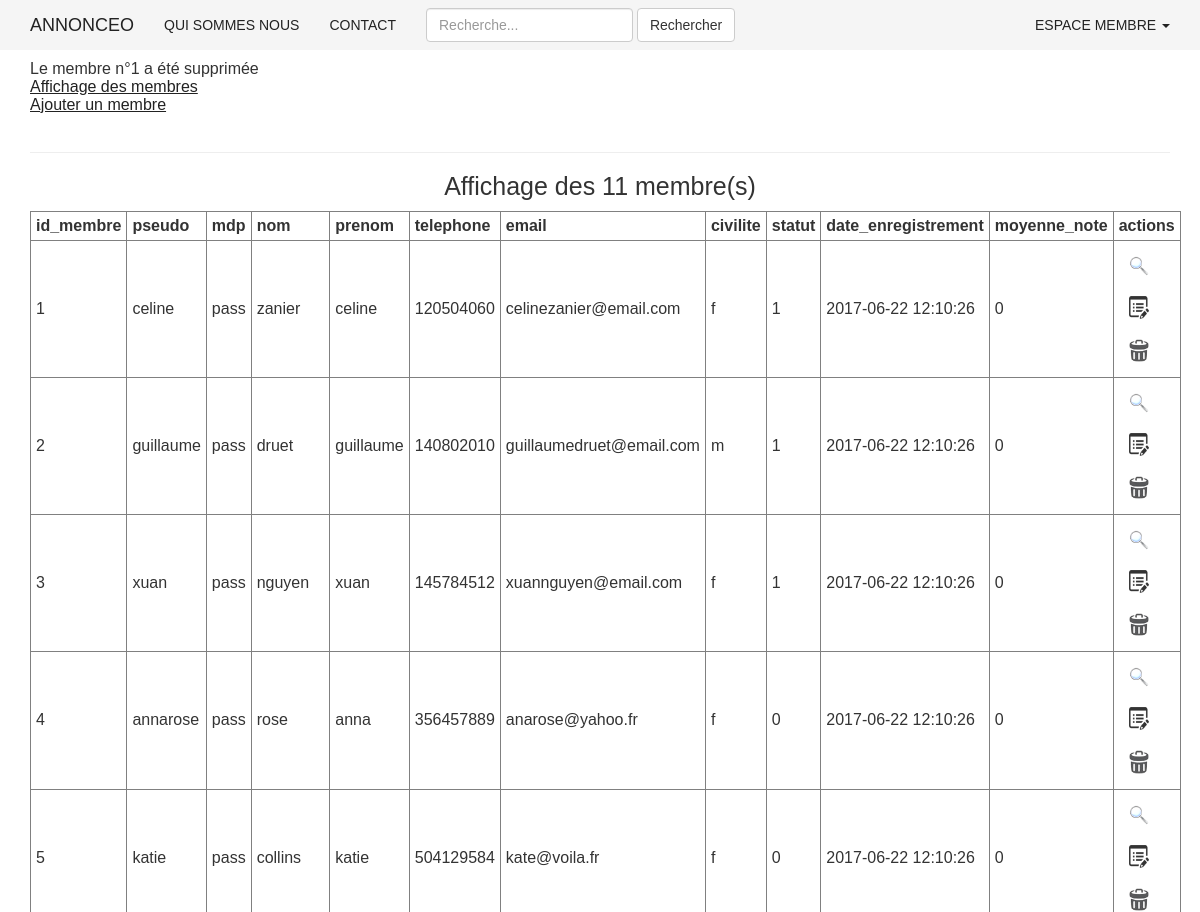
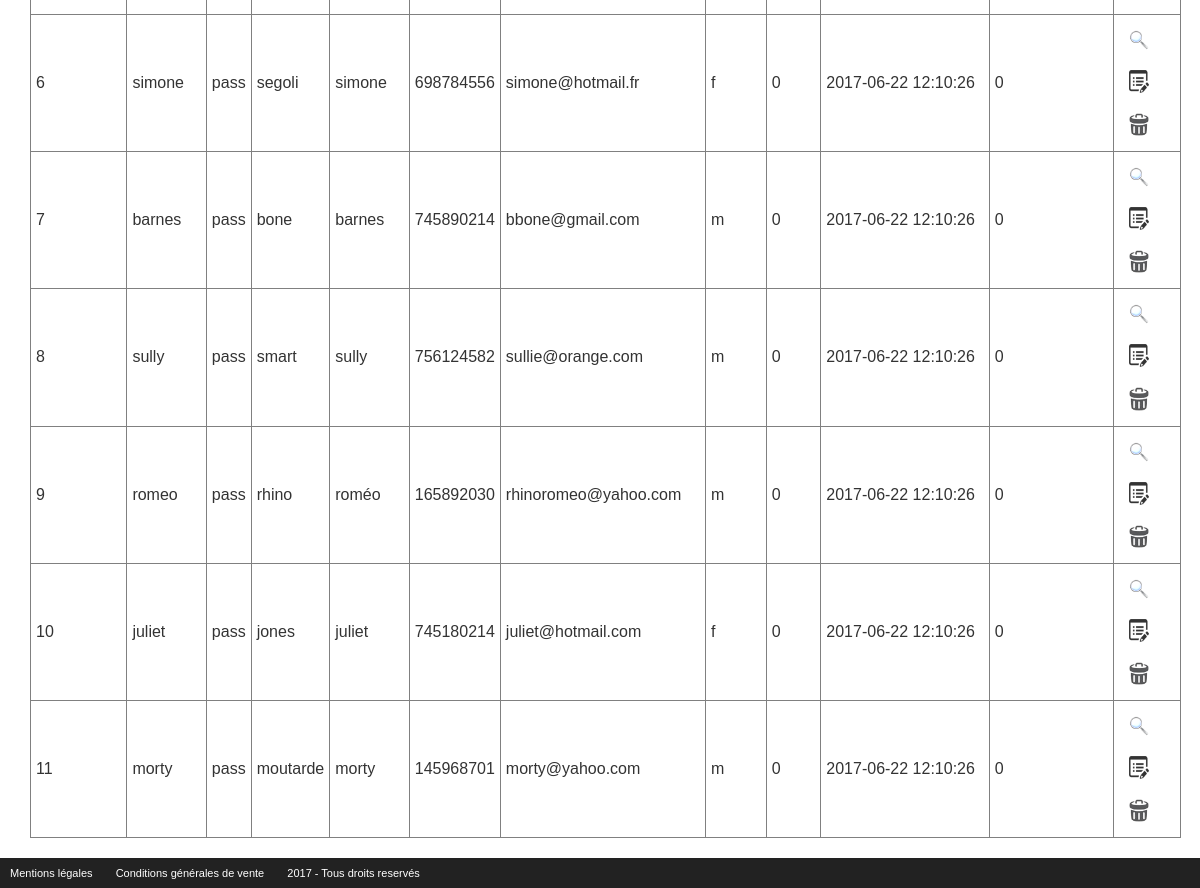
Screenshot of /admin/gestion_membre.php?action=suppression&id_membre=1 with the database file from the repository (2 pictures, top to bottom).
### tables this page shows
CREATE TABLE membre(
	id_membre INT(3) NOT NULL AUTO_INCREMENT,
	pseudo VARCHAR(20) NOT NULL,
	mdp VARCHAR(60) NOT NULL,
	nom VARCHAR(20) NOT NULL,
	prenom VARCHAR(20) NOT NULL,
	telephone INT(20) NOT NULL,
	email VARCHAR(50) NOT NULL,
	civilite ENUM('m','f') NOT NULL,
	statut INT(1) NOT NULL,
	date_enregistrement DATETIME DEFAULT NULL,
	moyenne_note INT(4) NOT NULL,
	PRIMARY KEY(id_membre)
);

### inc/init.inc.php (called while the page is built, shortened)
<?php
$content = '';

### admin/gestion_membre.php (the view, shortened to what this page needs)
<?php
require_once("../inc/init.inc.php");
require_once("../inc/haut.inc.php");
if(isset($_GET['action']) && $_GET['action'] == 'suppression')
{
	$content .= "<div class='validation'>Le membre n°" . $_GET['id_membre'] . " a été supprimée </div>";
}
$content .= '<a href="?action=affichage"><u>Affichage des membres</u></a><br>';
$content .= '<a href="?action=ajout"><u>Ajouter un membre</u></a><br><br><hr>';
if(isset($_GET['action']) && $_GET['action'] == 'affichage')
{
	$r = $bdd->query("SELECT * FROM membre");
	$content .= "<h1> Affichage des " . $r->rowCount() . " membre(s)</h1>";
	$content .= "<table border='1' style='border-collapse:collapse;'><tr>";
	for ($i= 0; $i< $r->columnCount(); $i++)
	{
		$colonne = $r->getColumnMeta($i);
		$content .= "<th>$colonne[name]</th>";
	}
	$content .="<th> actions </th>";
	$content .="</tr>";
	while($ligne = $r->fetch(PDO::FETCH_ASSOC))
	{
		$content .= '<tr>';
		foreach($ligne as $indice => $valeur)
		{
			$content .= "<td>$valeur</td>";
		}
		$content .= "<td><a href=\"?action=zoom&id_membre=$ligne[id_membre]\"><img src=\"../image/zoom.png\" class=\"icon\" alt=\"zoom\"></a>";
		$content .= "<a href=\"?action=modification&id_membre=$ligne[id_membre]\"><img src=\"../image/edit.png\" class=\"icon\" alt=\"modification\"></a>";
		$content .= "<a href=\"?action=suppression&id_membre=$ligne[id_membre]\" OnClick=\"return(confirm('En êtes vous certain?'));\"><img src=\"../image/delete.png\" class =\"icon\" alt=\"suppression\"></a></td>";
		$content .="</tr>";
	}
	$content .= '</table>';
}
echo $content;
?>
<?php
require_once("../inc/bas.inc.php");
?>

### css/style.css (style rules this page uses)
* { -webkit-box-sizing: border-box; -moz-box-sizing: border-box; box-sizing: border-box; }
body { margin: 0; padding: 0; font: 16px sans-serif; }
h1 { text-align: center; font-size: 2.5rem; }
a { color: #222; }
.icon { display:inline-block; width:20px; margin:10px; }
th, tr, td { width: auto; padding:5px; }

### rows the page displays
membre: id_membre "1", pseudo "celine", mdp "pass", nom "zanier", prenom "celine", telephone "120504060", email "celinezanier@email.com", civilite "f", statut "1", date_enregistrement "2017-06-22 12:10:26", moyenne_note "0"
membre: id_membre "2", pseudo "guillaume", mdp "pass", nom "druet", prenom "guillaume", telephone "140802010", email "guillaumedruet@email.com", civilite "m", statut "1", date_enregistrement "2017-06-22 12:10:26", moyenne_note "0"
membre: id_membre "3", pseudo "xuan", mdp "pass", nom "nguyen", prenom "xuan", telephone "145784512", email "xuannguyen@email.com", civilite "f", statut "1", date_enregistrement "2017-06-22 12:10:26", moyenne_note "0"
membre: id_membre "4", pseudo "annarose", mdp "pass", nom "rose", prenom "anna", telephone "356457889", email "anarose@yahoo.fr", civilite "f", statut "0", date_enregistrement "2017-06-22 12:10:26", moyenne_note "0"
membre: id_membre "5", pseudo "katie", mdp "pass", nom "collins", prenom "katie", telephone "504129584", email "kate@voila.fr", civilite "f", statut "0", date_enregistrement "2017-06-22 12:10:26", moyenne_note "0"
membre: id_membre "6", pseudo "simone", mdp "pass", nom "segoli", prenom "simone", telephone "698784556", email "simone@hotmail.fr", civilite "f", statut "0", date_enregistrement "2017-06-22 12:10:26", moyenne_note "0"
membre: id_membre "7", pseudo "barnes", mdp "pass", nom "bone", prenom "barnes", telephone "745890214", email "bbone@gmail.com", civilite "m", statut "0", date_enregistrement "2017-06-22 12:10:26", moyenne_note "0"
membre: id_membre "8", pseudo "sully", mdp "pass", nom "smart", prenom "sully", telephone "756124582", email "sullie@orange.com", civilite "m", statut "0", date_enregistrement "2017-06-22 12:10:26", moyenne_note "0"
membre: id_membre "9", pseudo "romeo", mdp "pass", nom "rhino", prenom "roméo", telephone "165892030", email "rhinoromeo@yahoo.com", civilite "m", statut "0", date_enregistrement "2017-06-22 12:10:26", moyenne_note "0"
membre: id_membre "10", pseudo "juliet", mdp "pass", nom "jones", prenom "juliet", telephone "745180214", email "juliet@hotmail.com", civilite "f", statut "0", date_enregistrement "2017-06-22 12:10:26", moyenne_note "0"
membre: id_membre "11", pseudo "morty", mdp "pass", nom "moutarde", prenom "morty", telephone "145968701", email "morty@yahoo.com", civilite "m", statut "0", date_enregistrement "2017-06-22 12:10:26", moyenne_note "0"

### other values shown
$_GET['id_membre'] "1"
$r->rowCount() "11"
$colonne[name] "id_membre"
$colonne[name] "pseudo"
$colonne[name] "mdp"
$colonne[name] "nom"
$colonne[name] "prenom"
$colonne[name] "telephone"
$colonne[name] "email"
$colonne[name] "civilite"
$colonne[name] "statut"
$colonne[name] "date_enregistrement"
$colonne[name] "moyenne_note"
